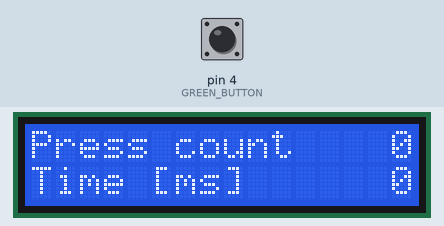
This sketch was run on a simulated Arduino Uno, built with avr-gcc and run on an emulated ATmega328P. Shown: 16×2 character LCD. The test bench sets the inputs (shaded band); at power-on: pin 4 (GREEN_BUTTON) HIGH.

Above: at 1.2 s.
1.3 s: pin 4 (GREEN_BUTTON) pulled LOW for 0.15 s
At 2.6 s:
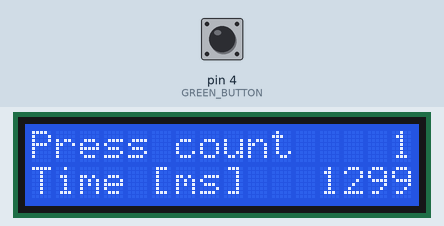
2.9 s: pin 4 (GREEN_BUTTON) pulled LOW for 1 s
At 3.9 s:
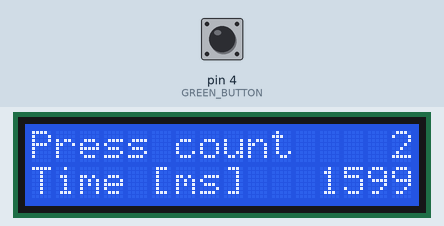
5.4 s: pin 4 (GREEN_BUTTON) pulled LOW for 0.15 s
At 5.8 s:
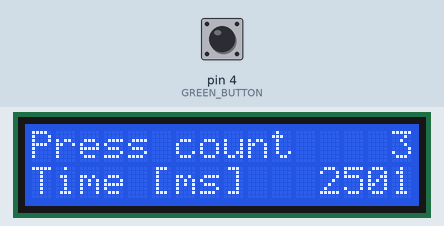
7.0 s: pin 4 (GREEN_BUTTON) pulled LOW for 1 s
At 8.2 s:
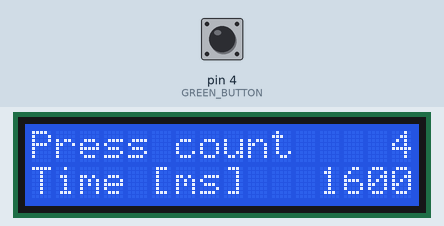
Timing chart, 0 to 10.0 s (numbered marks = the images above; inputs shaded):
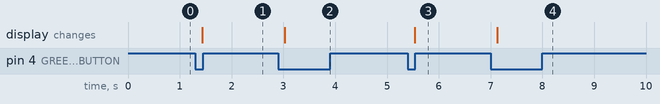

The sketch:

kod02.ino
```cpp
#include <util/atomic.h>
#include <LiquidCrystal_I2C.h>

#define GREEN_BUTTON 4

#define DEBOUNCING_PERIOD 100

LiquidCrystal_I2C lcd(0x27, 16, 2);

int pressCounter = 0;
volatile unsigned long buttonTimestamp = 0UL;
unsigned long previousButtonTimestamp = 0UL;
unsigned long elapsedStartTimestamp = 0UL;

ISR(PCINT2_vect)
{
    buttonTimestamp = millis();
}

void printResults(int count, unsigned long time)
{
    char buffer[40];
    sprintf(buffer, "Press count%5d", count);
    lcd.setCursor(0, 0);
    lcd.print(buffer);
    sprintf(buffer, "Time [ms]%7lu", time);
    //sprintf(buffer, "Time [s]%4lu.%03d", time / 1000, time % 1000);
    lcd.setCursor(0, 1);
    lcd.print(buffer);
}

void setup()
{
    pinMode(GREEN_BUTTON, INPUT_PULLUP);
    lcd.init();
    lcd.backlight();
    printResults(0, 0UL);

    PCICR |= (1 << PCIE2);
    PCMSK2 |= (1 << PCINT20);
}

void loop()
{
    unsigned long localbuttonTimestamp;

    ATOMIC_BLOCK(ATOMIC_RESTORESTATE)
    {
        localbuttonTimestamp = buttonTimestamp;
    }

    if (localbuttonTimestamp != previousButtonTimestamp && millis() > localbuttonTimestamp + DEBOUNCING_PERIOD)
    {
        if (digitalRead(GREEN_BUTTON) == LOW)
        {
            pressCounter++;

            unsigned long elapsedTime = localbuttonTimestamp - elapsedStartTimestamp;
            elapsedStartTimestamp = localbuttonTimestamp;

            printResults(pressCounter, elapsedTime);
        }
        previousButtonTimestamp = localbuttonTimestamp;
    }
}
```

Measured:
- after the input at 1.3 s, the display: changes after 0.13 s (image 1)
- after the input at 2.9 s, the display: changes after 0.13 s (image 2)
- after the input at 5.4 s, the display: changes after 0.13 s (image 3)
- after the input at 7.0 s, the display: changes after 0.13 s (image 4)
